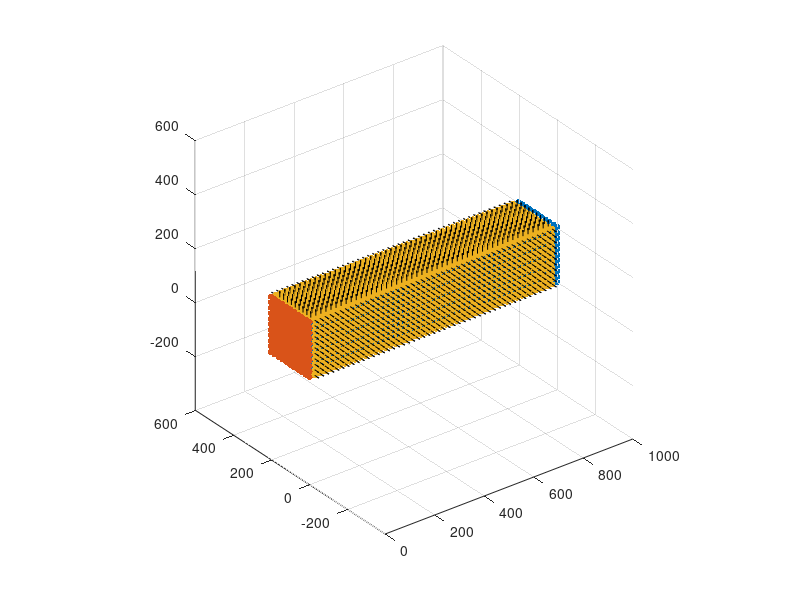

This chart was generated by the following MATLAB code:
clear all
clc
close all

file = fopen("geom_param.txt");
header = cell2mat( textscan(file,'%f',3,'collectoutput',1));
fclose(file);
file = fopen("geom_data.txt");
data = cell2mat( textscan(file, '%f%f%f%f%f%f%f%f%f%f%f%f%f%f%f','Delimiter','\t','collectoutput',1));
fclose(file);

E = header(1);
v = header(2);
h = header(3);

x = data(:,1);
y = data(:,2);
z = data(:,3);
nx = data(:,4);
ny = data(:,5);
nz = data(:,6);
dispX = data(:,7);
dispY = data(:,8);
dispZ = data(:,9);
forceX = data(:,10);
forceY = data(:,11);
forceZ = data(:,12);
bx = data(:,13);
by = data(:,14);
bz = data(:,15);

datasize = length(x);

counter = 1;
counter1 = 1;
for i = 1:datasize
    if isnan(forceX(i)) == false && isnan(forceY(i)) == false && isnan(forceZ(i)) == false
        if abs(forceX(i)) >= 0.000001 || abs(forceY(i)) >= 0.000001 || abs(forceZ(i)) >= 0.000001
            xneumann(counter) = x(i);
            yneumann(counter) = y(i);
            zneumann(counter) = z(i);
            nxboundary(counter) = nx(i);
            nyboundary(counter) = ny(i);
            nzboundary(counter) = nz(i);
            counter = counter + 1;
        end
    elseif isnan(dispX(i)) == false || isnan(dispY(i)) == false || isnan(dispZ(i)) == false
        xdirichlet(counter1) = x(i);
        ydirichlet(counter1) = y(i);
        zdirichlet(counter1) = z(i);
        counter1 = counter1 + 1;
    end
end

counter2 = 1;
for i = 1:datasize
    if abs(forceX(i)) <= 0.000001 && abs(forceY(i)) <= 0.000001 && abs(forceZ(i)) <= 0.000001
        xfree(counter2) = x(i);
        yfree(counter2) = y(i);
        zfree(counter2) = z(i);
        nxfree(counter2) = nx(i);
        nyfree(counter2) = ny(i);
        nzfree(counter2) = nz(i);
        counter2 = counter2 + 1;
    end
end

scattersize = 20;
scale = 1;
figure()
scatter3(x,y,z,scattersize,'filled')
hold on
% scatter3(xneumann,yneumann,zneumann,scattersize,'filled')
% hold on 
% quiver3(xneumann,yneumann,zneumann,nxboundary,nyboundary,nzboundary,scale,'black')
% hold on
scatter3(xdirichlet,ydirichlet,zdirichlet,scattersize,'filled')
hold on 
scatter3(xfree,yfree,zfree,scattersize,'filled')
hold on 
quiver3(xfree,yfree,zfree,nxfree,nyfree,nzfree,scale,'black')
daspect([1 1 1])
pbaspect([1 1 1])